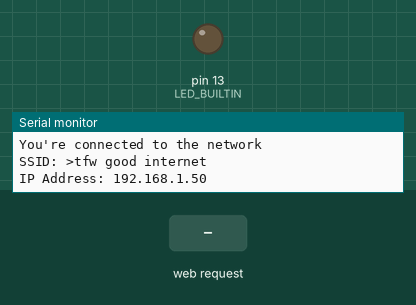
Recording of a sketch running on a simulated Arduino Mega 2560, built for the host (arithmetic inside an expression is 32-bit, double 64-bit). Parts: output pins drawn as LEDs (lit = HIGH), the last lines printed to the serial monitor. The inputs (shaded band) are chosen by the test bench. WiFi joins after 1.5 s; servers stay silent unless stated.

Above: at 2.7 s.
2.8 s: HTTP request GET /AH received
At 4.0 s:
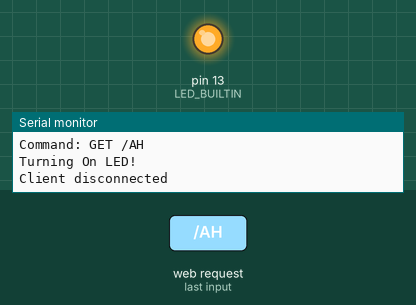
4.3 s: HTTP request GET /AL received
At 5.1 s:
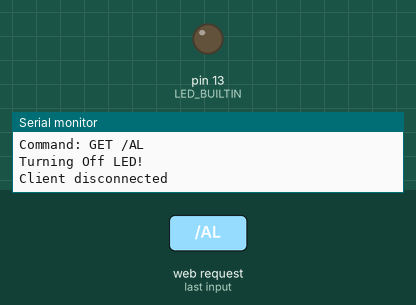
Timing chart, 0 to 7.3 s (numbered marks = the images above; inputs shaded):
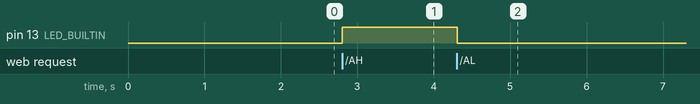

Measured:
- after the input at 2.8 s, pin 13 (LED_BUILTIN): LOW → HIGH at once
- after the input at 4.3 s, pin 13 (LED_BUILTIN): HIGH → LOW at once

The sketch:

ArduinoWebserverSketch-code.ino
```cpp
/*
   Based on Webserver example by Bportaluri
   http://kjll.cm/arduino-wifiesp
*/

//Include the correct libraries; SoftwareSerial and Wifi Library
#include <SoftwareSerial.h>
#include "WiFiEsp.h"
// 433 MHz sender
#include <RCSwitch.h>

//Create WiFi module object on GPIO pin 6 (RX) and 7 (TX)
SoftwareSerial Serial1(6, 7);

//Create RC module
RCSwitch mySwitch = RCSwitch();

//Define network and password for Wifi; global arrays for wifi settings
char ssid[] = ">tfw good internet";
char pass[] = "07344442";

//Declare and initialize variable for radio status
int status = WL_IDLE_STATUS;

//Port for webserver to communicate to Android app
WiFiEspServer server(80);

// the setup function runs once when you press reset or power the board
void setup() {
  // DEBUG initialize digital pin LED_BUILTIN as an output.
  pinMode(LED_BUILTIN, OUTPUT);
  //Initialize serial for debugging
  Serial.begin(115200);

  //Initialize serial for ESP module
  Serial1.begin(9600);

  //Initialize ESP module
  WiFi.init(&Serial1);

  //Initialize RC module - output on pin 10 (PWM)
  mySwitch.enableTransmit(10);

  //Check for the presence of the shield
  if (WiFi.status() == WL_NO_SHIELD) {
    Serial.println("Wifi status: ");
    Serial.println(WiFi.status());
    Serial.println("WiFi shield not present!");
    //Don't continue
    while (true);
  }

  //Attempt to connect to WiFi network
  while (status != WL_CONNECTED) {
    Serial.print("Attempting to connect to SSID: ");
    Serial.println(ssid);

    //Connect to WPA/WPA2 network
    status = WiFi.begin(ssid, pass);

  }
  Serial.println("You're connected to the network");
  printWifiStatus();

  //Start webservver
  server.begin();
}

void printWifiStatus() {
  //Print the SSID of the network
  Serial.print("SSID: ");
  Serial.println(WiFi.SSID());

  //Print the IP address
  IPAddress ip = WiFi.localIP();
  Serial.print("IP Address: ");
  Serial.println(ip);
}

String toggleLights(String command) {
  // Parses the sent command and toggles the corresponding lights and generates a response.
  Serial.println("Command: " + command);
  String response = "";
  if (command == "GET /AH") {
    Serial.println("Turning On LED!");
    digitalWrite(LED_BUILTIN, HIGH);
    response = "LED On";
    mySwitch.send("000101010001010101010101"); //Rec. 1 on
  } else if (command == "GET /AL") {
    Serial.println("Turning Off LED!");
    digitalWrite(LED_BUILTIN, LOW);
    response = "LED Off";
    mySwitch.send("000101010001010101010111"); //Rec. 1 off
  } else if (command == "GET /TH") {
    Serial.println("Turning on TV!");
    response = "TV On";
  } else if (command == "GET /TL") {
    Serial.println("Turning off TV!");
    response = "TV Off";
  } else if (command == "GET /1H") {
    // Turns on shelf 1
    Serial.println("Turning on shelf 1!");
    response = "Shelf 1 on";
  } else if (command == "GET /1L") {
    // Turns off shelf 1
    Serial.println("Turning off shelf 1!");
    response = "Shelf 1 off";
  } else if (command == "GET /2H") {
    // Turns on shelf 2
    Serial.println("Turning on shelf 2!");
    response = "Shelf 2 on";
  } else if (command == "GET /2L") {
    // Turns off shelf 2
    Serial.println("Turning off shelf 2!");
    response = "Shelf 2 off";
  } else if (command == "GET /VH") {
    // Turns on vitrin
    Serial.println("Turning on vitrin!");
    response = "Vitrin on";
  } else if (command == "GET /VL") {
    // Turns off vitrin
    Serial.println("Turning off vitrin!");
    response = "Vitrin off";
  } else {
    Serial.println("Unknown command!");
    response = "Unknown command";
  }
  return response;
}

void loop() {
  //Based on the Arduino Ethernet Webserver example code
  //URL: https://www.arduino.cc/en/Tutorial/WebServer

  //Listen for incoming clients
  WiFiEspClient client = server.available(); //Using WifiEsp, not Ethernet!
  if (client) {
    Serial.println("New client");
    //an http request ends with a blank line
    bool currentLineIsBlank = true;
    String currentLine = "";
    String command = "";
    while (client.connected()) {
      if (client.available()) {
        char c = client.read();
        Serial.write(c);
        // if you've gotten to the end of the line (received a
        // newline character) and the line is blan, the http request has ended
        // So you can send a reply
        if (c == '\n' && currentLineIsBlank) {
          // send a standard http response header
          client.println("HTTP/1.1 200 OK");
          client.println("Content-Type: text/html");
          client.println("Connection: close");  // the connection will be closed after completion of the response
          client.println("Refresh: 5");  // refresh the page automatically every 5 sec
          client.println();
          client.println("<!DOCTYPE HTML>");
          client.println("<html>");
          client.print(toggleLights(command));
          client.print("<br />");
          client.println("</html>");
          break;
        }
        if (c == '\n') {
          //Save the command from the first line if the current line is the first line.
          if (currentLine.indexOf("GET") > -1) {
            currentLine.remove(8, 9); // Remove the HTTP/1.1 part of the request
            currentLine.trim();
            command = currentLine;
            Serial.println("Command found: " + command);
          }
          // You're starting a new line
          currentLineIsBlank = true;
          currentLine = "";
        } else if (c != '\r') {
          //you've gotten a character on the current line
          currentLineIsBlank = false;
          currentLine += c;

        }
      }
    }
    // give the web browser time to receive the data
    delay(1);
    // close the connection:
    client.stop();
    Serial.println("Client disconnected");
  }
}
```
